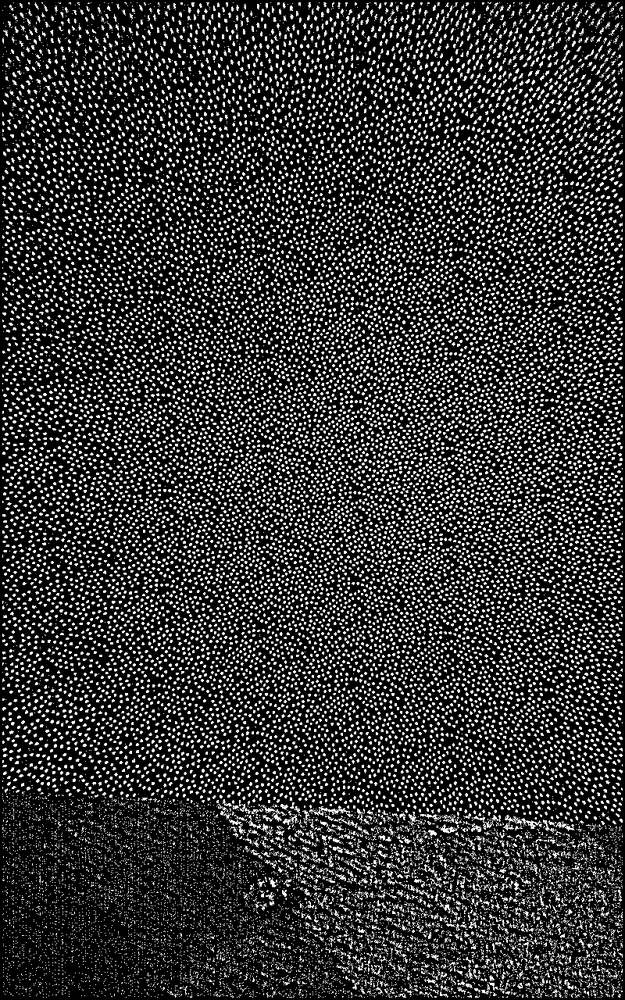
%> input picture data/第二次数据/RGB_IR_head/IR/standard_binary.png, 625 x 1000 px, shrunk from 800 x 1280 before the run
$ octave rectifyStereoImage.m   (GNU Octave 9; MATLAB toolbox functions it lacks are replaced by stand-ins)
%> lines starting %> are read from the running program, lines starting %| are printed output that depends on the picture
clear all
clc

I0 = imread('data/第二次数据/RGB_IR_head/IR/standard_binary.png');
%> I0 is the input picture: size 1000x625x3 uint8; min 0, max 255, mean 52.9

I1 = imread('data/第二次数据/RGB_IR_head/IR/right90_binary.png');%读取左右图片
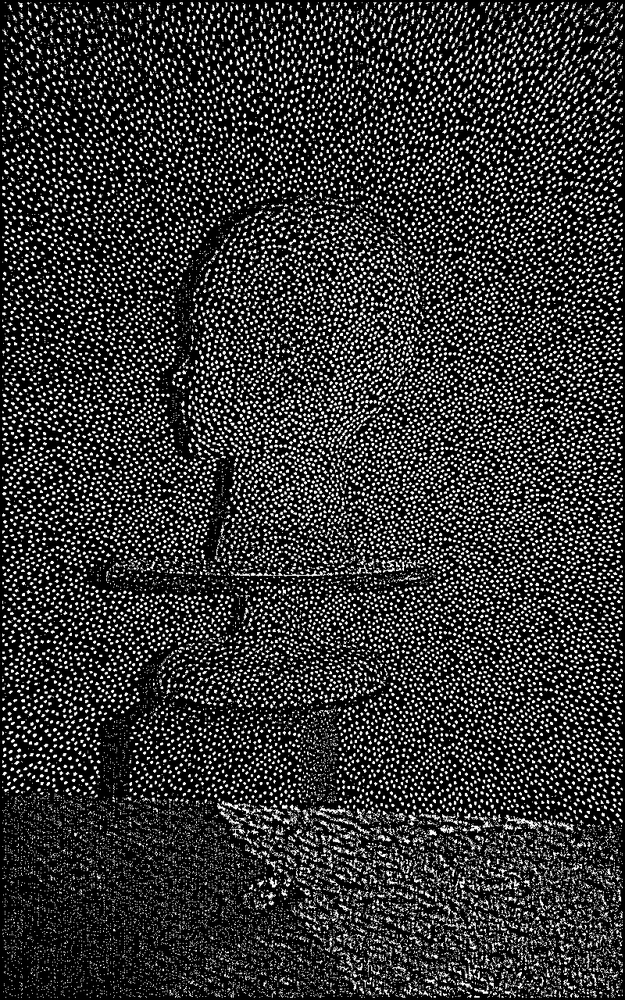
%> input picture data/第二次数据/RGB_IR_head/IR/right90_binary.png, 625 x 1000 px, shrunk from 800 x 1280 before the run
%> I1 is the input picture: size 1000x625x3 uint8; min 0, max 255, mean 52.1
I2 = imread('data/第二次数据/RGB_IR_head/cut_RGB/right90_rgb.png');
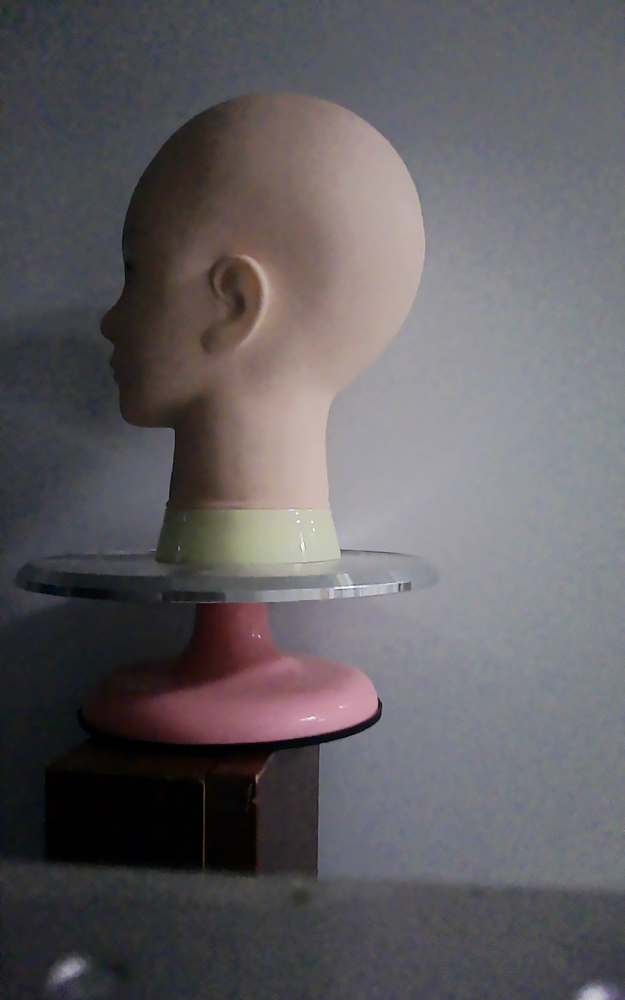
%> input picture data/第二次数据/RGB_IR_head/cut_RGB/right90_rgb.png, 625 x 1000 px, shrunk from 800 x 1280 before the run
%> I2 is the input picture: size 1000x625x3 uint8; mean R, G, B 97.1, 93.7, 97.6
I3 = imread('data/第二次数据/RGB_IR_head/IR/right45_binary.png');%读取左右图片
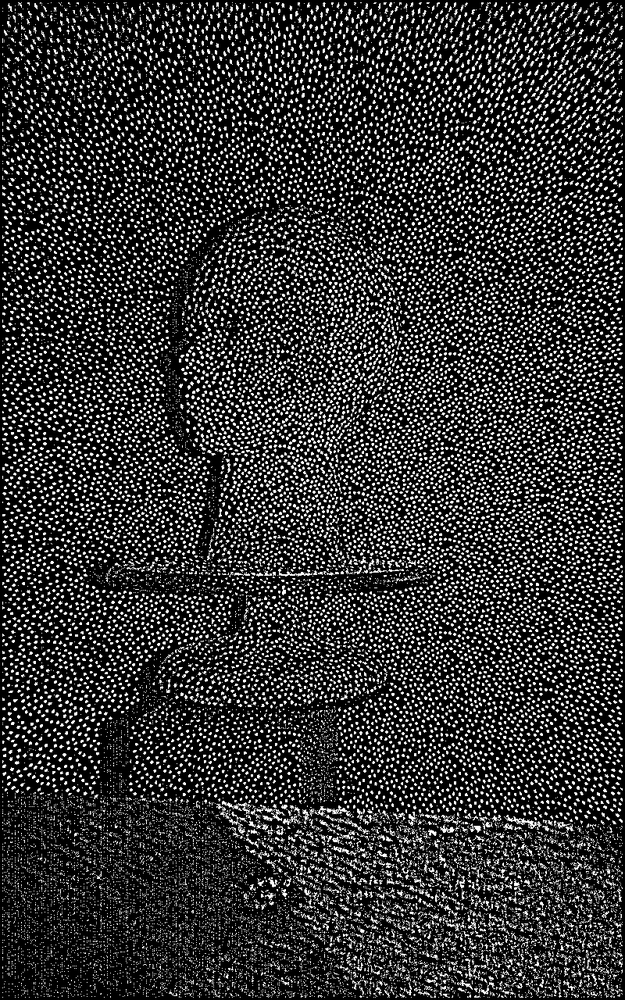
%> input picture data/第二次数据/RGB_IR_head/IR/right45_binary.png, 625 x 1000 px, shrunk from 800 x 1280 before the run
%> I3 is the input picture: size 1000x625x3 uint8; min 0, max 255, mean 52.4
I4 = imread('data/第二次数据/RGB_IR_head/cut_RGB/right45_rgb.png');
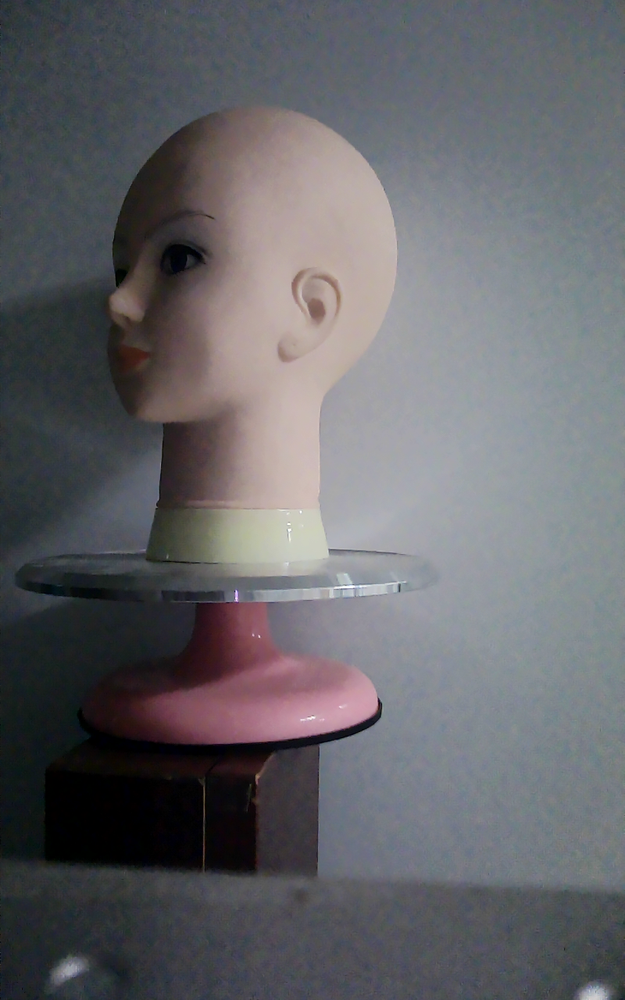
%> input picture data/第二次数据/RGB_IR_head/cut_RGB/right45_rgb.png, 625 x 1000 px, shrunk from 800 x 1280 before the run
%> I4 is the input picture: size 1000x625x3 uint8; mean R, G, B 100.8, 100.7, 104.7
I5 = imread('data/第二次数据/RGB_IR_head/IR/front_binary.png');%读取左右图片
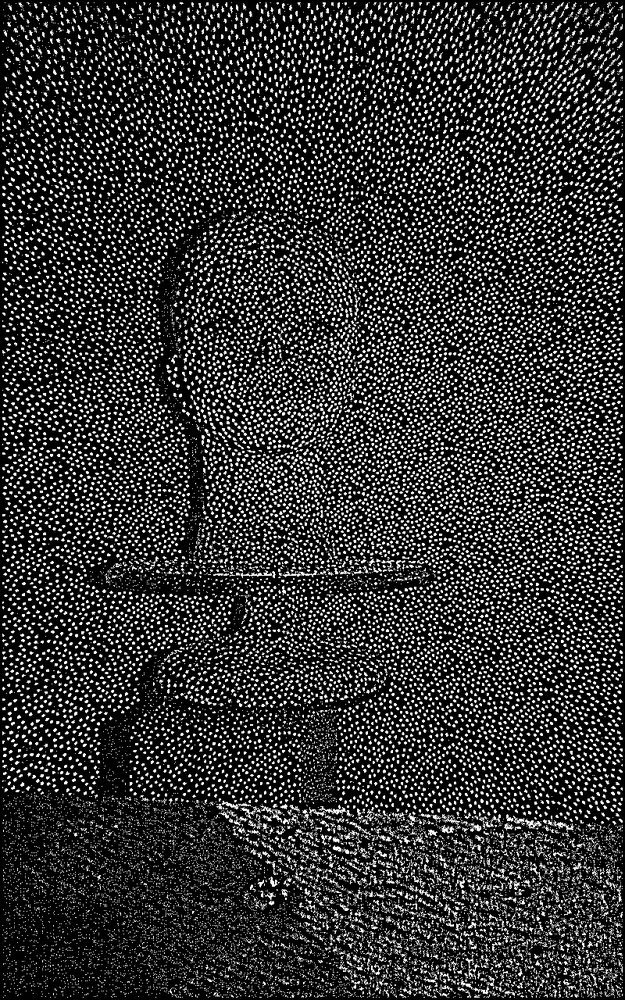
%> input picture data/第二次数据/RGB_IR_head/IR/front_binary.png, 625 x 1000 px, shrunk from 800 x 1280 before the run
%> I5 is the input picture: size 1000x625x3 uint8; min 0, max 255, mean 51.9
%> (the run ends here)
